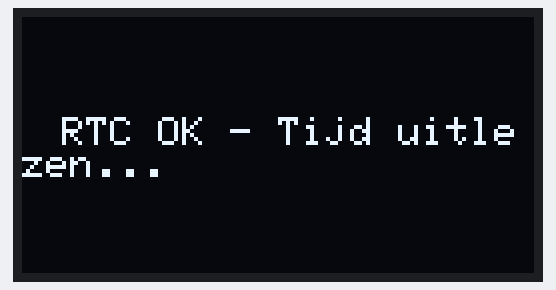
This sketch was run on a simulated Arduino Uno, built with avr-gcc and run on an emulated ATmega328P. Parts: 128×64 one-colour display. The local clock reads 2024-03-15 10:24:30 at power-on unless the sketch sets it; what the sketch prints to the serial monitor is not drawn.

Above: at 0.1 s.
At 2.1 s:
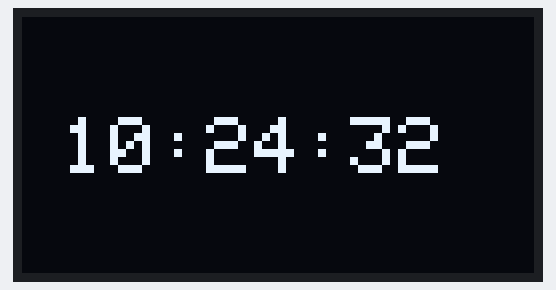
At 10.4 s:
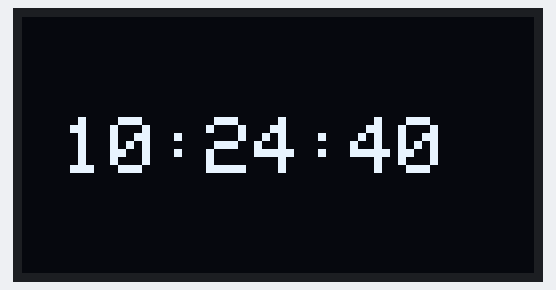
At 19.6 s:
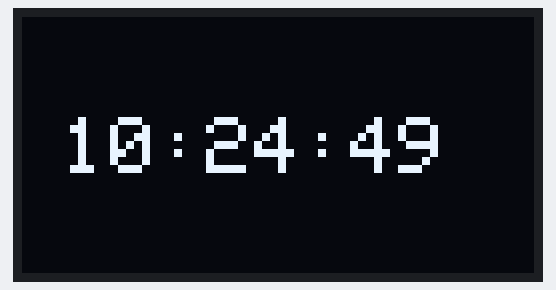
At 28.9 s:
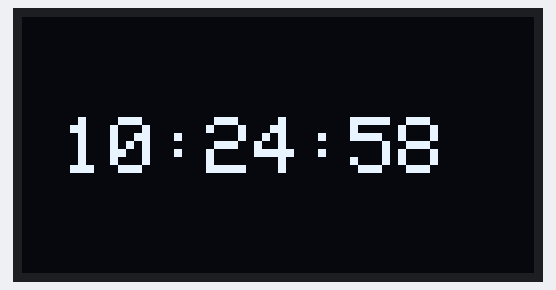
At 38.2 s:
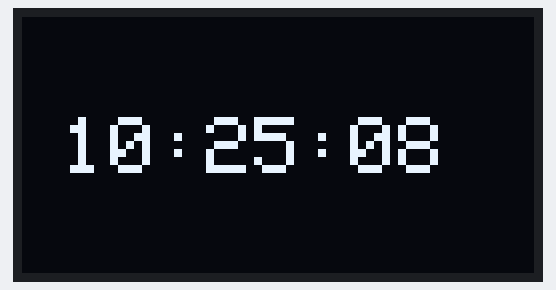

Measured:
- what the display in image 1 shows lasts 1.0 s, from 2.1 s to 3.1 s

The sketch:

Tijdweergave.ino
```cpp
#include <Wire.h>
#include <RTClib.h>
#include <Adafruit_GFX.h>
#include <Adafruit_SSD1306.h>

// OLED-configuratie
#define SCREEN_WIDTH 128
#define SCREEN_HEIGHT 64
#define OLED_RESET -1  // Reset pin niet nodig bij I2C
Adafruit_SSD1306 display(SCREEN_WIDTH, SCREEN_HEIGHT, &Wire, OLED_RESET);

// RTC-module
RTC_DS3231 rtc;

void setup() {
    Serial.begin(115200);
    Wire.begin();

    // OLED-initialisatie
    if (!display.begin(SSD1306_SWITCHCAPVCC, 0x3C)) { // 0x3C is het standaard I2C-adres
        Serial.println(F("OLED niet gevonden!"));
        while (1);
    }
    display.clearDisplay();

    // RTC-initialisatie
    if (!rtc.begin()) {
        Serial.println("RTC niet gevonden!");
        displayText("RTC niet gevonden!", true);
        while (1);
    }

    if (rtc.lostPower()) {
        Serial.println("RTC heeft reset ondergaan, instellen op huidige tijd...");
        rtc.adjust(DateTime(F(__DATE__), F(__TIME__))); // Stelt RTC in op de compilatietijd
    }

    Serial.println("RTC en OLED succesvol geïnitieerd.");
    displayText("RTC OK - Tijd uitlezen...", true);
    delay(2000);
}

void loop() {
    DateTime now = rtc.now();

    // Tijd als string genereren
    char buffer[20];
    snprintf(buffer, sizeof(buffer), "%02d:%02d:%02d", now.hour(), now.minute(), now.second());

    // Weergave op OLED
    display.clearDisplay();
    display.setTextSize(2);
    display.setTextColor(SSD1306_WHITE);
    display.setCursor(10, 25);
    display.print(buffer);
    display.display();

    // Seriële output
    Serial.print("Huidige tijd: ");
    Serial.println(buffer);

    delay(1000); // Update elke seconde
}

// Functie om tekst op het OLED-scherm weer te geven
void displayText(const char* text, bool clear) {
    if (clear) display.clearDisplay();
    display.setTextSize(1);
    display.setTextColor(SSD1306_WHITE);
    display.setCursor(10, 25);
    display.println(text);
    display.display();
}
```
